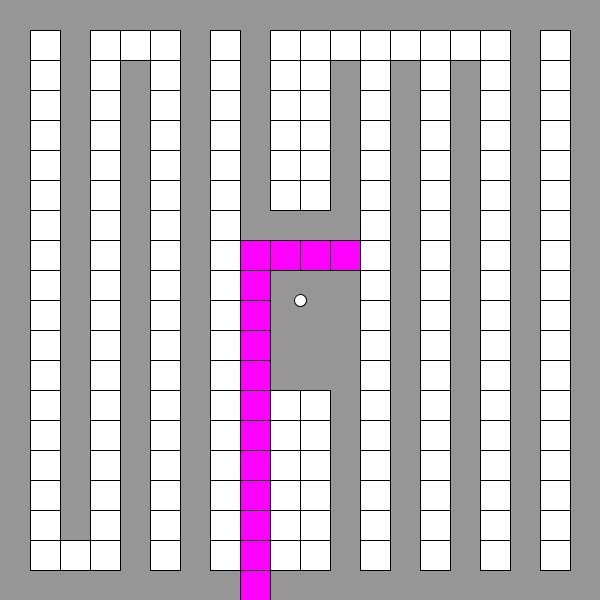
Frame 1 (no input)
Frame 60 (the mouse pressed at the canvas centre just before this capture): identical to frame 1, image omitted
Frame 120 (the mouse held since frame 60 and released just before this capture): identical to frame 1, image omitted

The Processing sketch that drew this single still picture (run headless with seeded random() and noise(); from frame 60 on, the mouse is pressed at the canvas centre):

// Processing sketch: week13_5_AI_summary
// ── week13_5_AI_summary.pde
// =======================================================
//  資料結構：炸彈
// =======================================================
class Bomb {
  int gx, gy;          // 位於地圖格子座標
  int startTime;       // 放置時間
  boolean playerLeft;  // 玩家是否已離開該炸彈所在格子

  Bomb(int gx, int gy) {
    this.gx = gx;
    this.gy = gy;
    this.startTime = millis();
    this.playerLeft = false;
  }
}


// =======================================================
//  全域常數（設定）
// =======================================================
final int TILE = 30;
final int GRID = 20;


// =======================================================
//  全域變數
// =======================================================
int playerX, playerY;      // 玩家像素位置
int playerGX, playerGY;    // 玩家格子座標
int dx = 0, dy = 0;        // 玩家移動向量
int nextGX, nextGY;        // 預測移動後的格子座標

ArrayList<Bomb> bombs = new ArrayList<Bomb>();

// 地圖：0 空地，1 石頭，2 炸彈，3 軟牆
int [][] walls = {  
  {0,0,0,0,0,0,0,0,0,0,0,0,0,0,0,0,0,0,0,0},
  {0,1,1,1,1,1,1,1,1,1,1,1,1,1,1,1,1,1,1,0},
  {0,0,0,0,0,0,0,0,0,0,0,0,0,0,0,0,0,0,1,0},
  {0,1,1,1,1,1,1,1,1,1,1,1,1,1,1,1,1,1,1,0},
  {0,1,0,0,0,0,0,0,0,0,0,0,0,0,0,0,0,0,0,0},
  {0,1,1,1,1,1,1,1,1,1,1,1,1,1,1,1,1,1,1,0},
  {0,0,0,0,0,0,0,0,0,0,0,0,0,0,0,0,0,0,0,0},
  {0,1,1,1,1,1,1,1,1,1,1,1,1,1,1,1,1,1,1,0},
  {0,0,0,0,0,0,0,0,3,3,3,3,3,3,3,3,3,3,3,3},
  {0,1,1,1,1,1,1,0,3,0,0,0,0,1,1,1,1,1,1,0},
  {0,1,1,1,1,1,1,0,3,0,0,0,0,1,1,1,1,1,1,0},
  {0,1,0,0,0,0,0,0,3,0,0,0,0,0,0,0,0,0,0,0},
  {0,1,1,1,1,1,1,1,1,1,1,1,1,1,1,1,1,1,1,0},
  {0,1,0,0,0,0,0,0,0,0,0,0,0,0,0,0,0,0,0,0},
  {0,1,1,1,1,1,1,1,1,1,1,1,1,1,1,1,1,1,1,0},
  {0,1,0,0,0,0,0,0,0,0,0,0,0,0,0,0,0,0,0,0},
  {0,1,1,1,1,1,1,1,1,1,1,1,1,1,1,1,1,1,1,0},
  {0,0,0,0,0,0,0,0,0,0,0,0,0,0,0,0,0,0,0,0},
  {0,1,1,1,1,1,1,1,1,1,1,1,1,1,1,1,1,1,1,0},
  {0,0,0,0,0,0,0,0,0,0,0,0,0,0,0,0,0,0,0,0}
};


// =======================================================
//  初始化
// =======================================================
void setup() {
  size(600, 600);
  playerX = 300;
  playerY = 300;
}


// =======================================================
//  主迴圈
// =======================================================
void draw() {

  // 更新玩家格子座標
  playerGX = playerX / TILE;
  playerGY = playerY / TILE;

  // 計算下一步格子
  nextGX = (playerX + dx) / TILE;
  nextGY = (playerY + dy) / TILE;

  updatePlayerLeave();
  updateBombs();

  background(150);
  drawMap();

  // ⭐ 使用 BlockX/BlockY 決定可不可以走
  if (canMovePlayer(nextGX, nextGY)) {
    playerX += dx;
    playerY += dy;
  }

  drawPlayer();
}


// =======================================================
//  地圖繪製
// =======================================================
void drawMap() {
  for (int x=0; x<GRID; x++) {
    for (int y=0; y<GRID; y++) {

      switch (walls[x][y]) {
        case 1: fill(255); break;          // 石頭
        case 2: fill(255,255,0); break;    // 炸彈
        case 3: fill(255,0,255); break;    // 軟牆
        default: continue;
      }

      rect(x*TILE, y*TILE, TILE, TILE);
    }
  }
}


// =======================================================
//  玩家繪製
// =======================================================
void drawPlayer() {
  ellipse(playerX, playerY, 12, 12);
}


// =======================================================
//  移動判斷：BlockX/BlockY（下一格）
// =======================================================
boolean canMovePlayer(int gx, int gy) {

  // 邊界
  if (gx < 0 || gx >= GRID || gy < 0 || gy >= GRID) return false;

  // 牆壁阻擋
  if (walls[gx][gy] == 1) return false;

  // 空地可走
  if (walls[gx][gy] == 0) return true;

  // ⭐ 處理炸彈（最重要）
  if (walls[gx][gy] == 2) {

    for (Bomb b : bombs) {

      // 如果目標格是炸彈，而且玩家剛好站在那顆炸彈格 → 可離開
      if (b.gx == playerGX && b.gy == playerGY && b.playerLeft == false) {
        return true;
      }
    }

    // 其他情況不能走進炸彈
    return false;
  }

  return false;
}


// =======================================================
//  判斷玩家是否離開炸彈格
// =======================================================
void updatePlayerLeave() {
  for (Bomb b : bombs) {
    if (b.gx != playerGX || b.gy != playerGY) {
      b.playerLeft = true;
    }
  }
}


// =======================================================
//  放置炸彈
// =======================================================
void placeBomb() {
  Bomb b = new Bomb(playerGX, playerGY);
  walls[playerGX][playerGY] = 2;
  bombs.add(b);
}


// =======================================================
//  更新炸彈（倒數 → 爆炸）
// =======================================================
void updateBombs() {
  for (int i=bombs.size()-1; i>=0; i--) {
    Bomb b = bombs.get(i);

    if (millis() - b.startTime >= 2000) {
      explode(b.gx, b.gy);
      bombs.remove(i);
    }
  }
}


// =======================================================
//  爆炸邏輯
// =======================================================
int bombRange = 2;

void explode(int gx, int gy) {

  walls[gx][gy] = 0;

  int[][] dir = {{1,0},{-1,0},{0,1},{0,-1}};

  for (int[] d : dir) {

    for (int i=1; i<=bombRange; i++) {

      int nx = gx + d[0]*i;
      int ny = gy + d[1]*i;

      if (nx < 0 || nx >= GRID || ny < 0 || ny >= GRID) break;

      if (walls[nx][ny] == 3) { // 軟牆
        walls[nx][ny] = 0;
        break;
      }
    }
  }
}


// =======================================================
//  操作控制
// =======================================================
void keyPressed() {
  if (keyCode == LEFT) dx = -1;
  if (keyCode == RIGHT) dx = 1;
  if (keyCode == UP) dy = -1;
  if (keyCode == DOWN) dy = 1;

  if (key == ' ') placeBomb();
}

void keyReleased() {
  if (keyCode == LEFT || keyCode == RIGHT) dx = 0;
  if (keyCode == UP || keyCode == DOWN) dy = 0;
}
